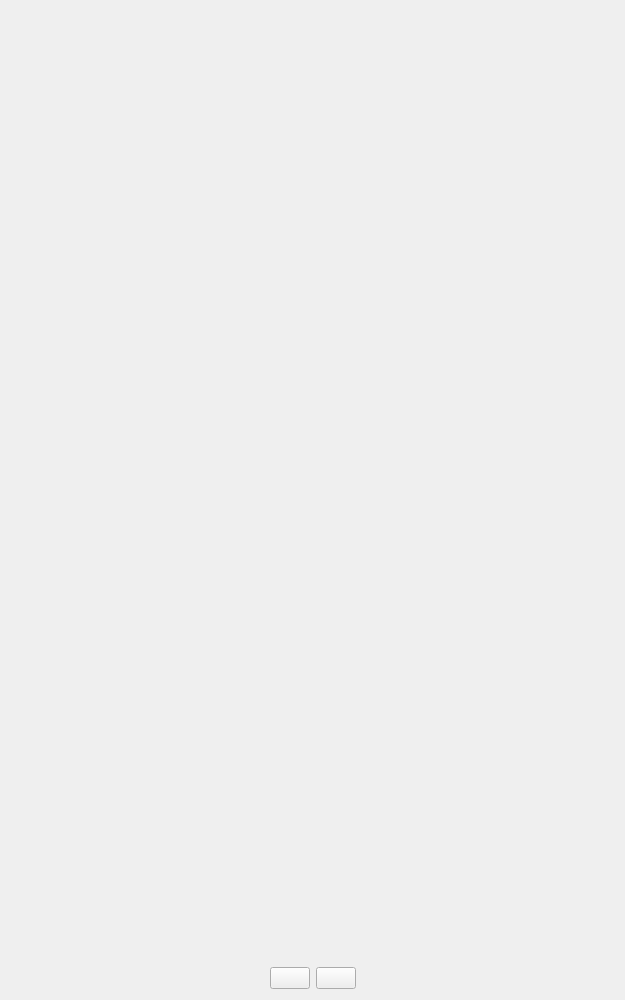
<?xml version="1.0" encoding="UTF-8"?>
<ui version="4.0">
 <class>scanViewer</class>
 <widget class="QWidget" name="scanViewer">
  <property name="geometry">
   <rect>
    <x>0</x>
    <y>0</y>
    <width>625</width>
    <height>1000</height>
   </rect>
  </property>
  <property name="minimumSize">
   <size>
    <width>0</width>
    <height>1000</height>
   </size>
  </property>
  <property name="windowTitle">
   <string>Form</string>
  </property>
  <layout class="QVBoxLayout" name="verticalLayout_2">
   <item>
    <layout class="QVBoxLayout" name="verticalLayout">
     <item>
      <widget class="QLabel" name="scan">
       <property name="sizePolicy">
        <sizepolicy hsizetype="Maximum" vsizetype="Maximum">
         <horstretch>0</horstretch>
         <verstretch>0</verstretch>
        </sizepolicy>
       </property>
       <property name="minimumSize">
        <size>
         <width>0</width>
         <height>0</height>
        </size>
       </property>
       <property name="text">
        <string/>
       </property>
       <property name="scaledContents">
        <bool>true</bool>
       </property>
      </widget>
     </item>
     <item>
      <spacer name="verticalSpacer">
       <property name="orientation">
        <enum>Qt::Vertical</enum>
       </property>
       <property name="sizeType">
        <enum>QSizePolicy::MinimumExpanding</enum>
       </property>
       <property name="sizeHint" stdset="0">
        <size>
         <width>20</width>
         <height>40</height>
        </size>
       </property>
      </spacer>
     </item>
     <item>
      <layout class="QHBoxLayout" name="horizontalLayout">
       <property name="sizeConstraint">
        <enum>QLayout::SetFixedSize</enum>
       </property>
       <item>
        <spacer name="horizontalSpacer">
         <property name="orientation">
          <enum>Qt::Horizontal</enum>
         </property>
         <property name="sizeHint" stdset="0">
          <size>
           <width>40</width>
           <height>20</height>
          </size>
         </property>
        </spacer>
       </item>
       <item>
        <widget class="QPushButton" name="left">
         <property name="sizePolicy">
          <sizepolicy hsizetype="Fixed" vsizetype="Fixed">
           <horstretch>0</horstretch>
           <verstretch>0</verstretch>
          </sizepolicy>
         </property>
         <property name="text">
          <string/>
         </property>
         <property name="icon">
          <iconset resource="resources.qrc">
           <normaloff>:/new/icons/icons/leftArrow.png</normaloff>:/new/icons/icons/leftArrow.png</iconset>
         </property>
         <property name="flat">
          <bool>false</bool>
         </property>
        </widget>
       </item>
       <item>
        <widget class="QPushButton" name="right">
         <property name="text">
          <string/>
         </property>
         <property name="icon">
          <iconset resource="resources.qrc">
           <normaloff>:/new/icons/icons/rightArrow.png</normaloff>:/new/icons/icons/rightArrow.png</iconset>
         </property>
         <property name="flat">
          <bool>false</bool>
         </property>
        </widget>
       </item>
       <item>
        <spacer name="horizontalSpacer_2">
         <property name="orientation">
          <enum>Qt::Horizontal</enum>
         </property>
         <property name="sizeHint" stdset="0">
          <size>
           <width>40</width>
           <height>20</height>
          </size>
         </property>
        </spacer>
       </item>
      </layout>
     </item>
    </layout>
   </item>
  </layout>
 </widget>
 <resources>
  <include location="resources.qrc"/>
 </resources>
 <connections/>
</ui>
